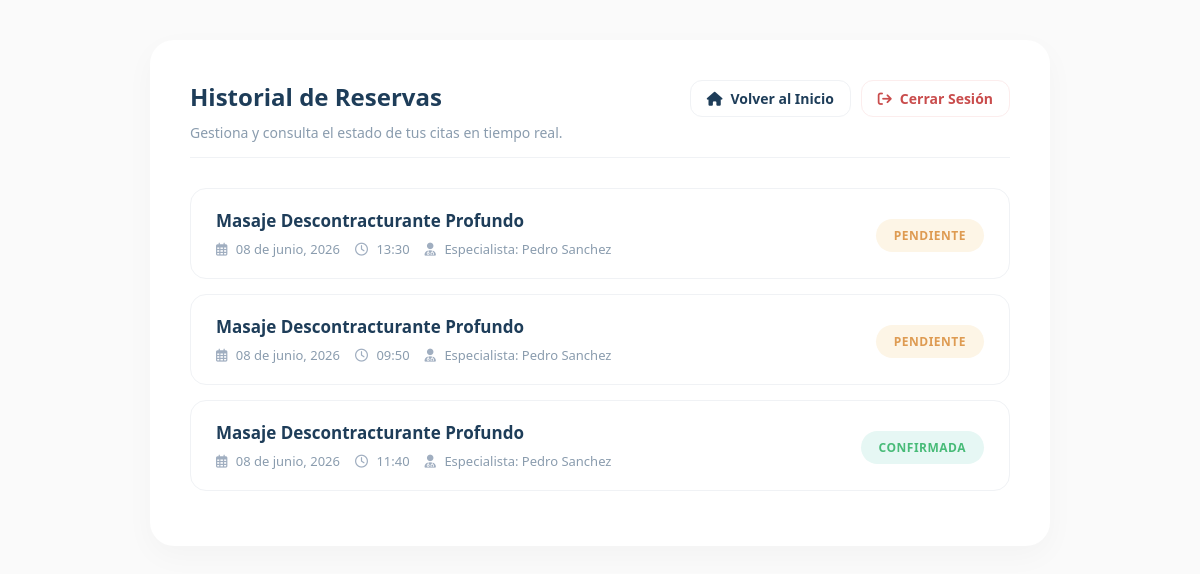
/spa/mis-reservas/ (signed in), run on the app's committed database.
### coffee/models.py (models this page shows, shortened)
class Reserva(models.Model):
    ESTADO_CHOICES = [
        ('PENDIENTE', 'En revisión'),
        ('CONFIRMADA', 'Confirmada'),
        ('RECHAZADA', 'Rechazada'),  # Configurado para el sistema de correos
    ]
    usuario = models.ForeignKey(User, on_delete=models.CASCADE)
    servicio = models.ForeignKey(Servicio, on_delete=models.CASCADE)
    especialista = models.ForeignKey('Specialist', on_delete=models.PROTECT, null=True, blank=True)
    fecha = models.DateField()
    hora = models.TimeField()
    estado = models.CharField(max_length=20, choices=ESTADO_CHOICES, default='PENDIENTE')
    specialist_response = models.CharField(max_length=20, choices=[('PENDIENTE','Pendiente'),('ACEPTADA','Aceptada'),('RECHAZADA','Rechazada')], default='PENDIENTE')
    specialist_token = models.UUIDField(default=uuid.uuid4, editable=False, unique=True)
    fecha_creacion = models.DateTimeField(auto_now_add=True)

class Servicio(models.Model):
    CATEGORY_CHOICES = [
        ('FACIAL', 'Faciales'),
        ('CORPORAL', 'Corporales'),
    ]
    name = models.CharField(max_length=255)
    price = models.FloatField()
    quantify = models.IntegerField()  # Representa la duración en minutos
    image = models.CharField(max_length=2083)
    categoria = models.CharField(max_length=20, choices=CATEGORY_CHOICES, default='FACIAL')
    description = models.TextField(null=True, blank=True)
    specialist = models.CharField(max_length=255, null=True, blank=True)
    specialists = models.ManyToManyField('Specialist', blank=True, related_name='services')

class Specialist(models.Model):
    name = models.CharField(max_length=255)
    available = models.BooleanField(default=True)
    email = models.EmailField(null=True, blank=True)
    class Meta:
        verbose_name = 'Specialist'
        verbose_name_plural = 'Specialists'

### coffee/views.py (the view)
# urls.py: path('mis-reservas/', views.mis_reservas, name='mis_reservas'),
@login_required
def mis_reservas(request):
    if request.user.is_staff or getattr(request.user, 'is_superuser', False) or in_group(request.user, 'Receptionist'):
        raise PermissionDenied
    reservas = Reserva.objects.filter(usuario=request.user).order_by('-fecha_creacion')
    return render(request, 'mis_reservas.html', {'reservas': reservas})

### coffee/context_processors.py (called while the page is built)
def role_flags(request):
    user = getattr(request, 'user', None)
    is_receptionist = False
    is_admin_superior = False
    try:
        if user and user.is_authenticated:
            if user.is_superuser or user.is_staff:
                is_receptionist = user.is_superuser or ('receptionist' in [g.lower() for g in user.groups.values_list('name', flat=True)])
                is_admin_superior = True
            else:
                groups = [g.lower() for g in user.groups.values_list('name', flat=True)]
                is_receptionist = 'receptionist' in groups or 'recepcionista' in groups
                is_admin_superior = 'adminsuperior' in groups or 'admin_superior' in groups
    except Exception:
        pass
    return {'is_receptionist': is_receptionist, 'is_admin_superior': is_admin_superior}

### coffee/views.py (called while the page is built)
def in_group(user, group_name):
    if not user or not user.is_authenticated:
        return False
    if user.is_superuser:
        return True
    return user.groups.filter(name=group_name).exists()

### coffee/templates/mis_reservas.html (shortened to what this page needs)
<!DOCTYPE html>
<html lang="es">
<head>
    <link rel="stylesheet" href="https://cdnjs.cloudflare.com/ajax/libs/font-awesome/6.4.0/css/all.min.css">
</head>
<body>
<div class="layout-container">
    <div class="content-card">
        <div class="card-header-area">
            <div>
                <h2 class="card-title">Historial de Reservas</h2>
                <p class="card-subtitle">Gestiona y consulta el estado de tus citas en tiempo real.</p>
            </div>
            <div class="header-actions">
                <a href="{% url 'home' %}" class="btn-home-top">
                    <i class="fa-solid fa-house"></i> Volver al Inicio
                </a>
                <form action="{% url 'logout' %}" method="post" style="margin: 0;">
                    <button type="submit" class="btn-logout-top">
                        <i class="fa-solid fa-arrow-right-from-bracket"></i> Cerrar Sesión
                    </button>
                </form>
            </div>
        </div>
        {% for reserva in reservas %}
            <div class="reserva-item">
                <div class="reserva-info">
                    <h4>{{ reserva.servicio.name }}</h4>
                    <div class="reserva-meta">
                        <span><i class="fa-regular fa-calendar-days"></i> {{ reserva.fecha|date:"d \d\e F, Y" }}</span>
                        <span><i class="fa-regular fa-clock"></i> {{ reserva.hora }}</span>
                        <span><i class="fa-solid fa-user-doctor"></i> Especialista: {% if reserva.especialista %}{{ reserva.especialista.name }}{% else %}Automático{% endif %}</span>
                    </div>
                </div>
                <div>
                    {% if reserva.estado == 'PENDIENTE' %}
                        <span class="badge badge-pendiente">Pendiente</span>
                    {% else %}
                        <span class="badge badge-confirmada">Confirmada</span>
                    {% endif %}
                </div>
            </div>
        {% empty %}
            <div class="no-data">
                <p>No tienes citas agendadas en este momento.</p>
                <a href="{% url 'home' %}" class="btn-catalogo">Explorar Catálogo</a>
            </div>
        {% endfor %}
    </div>
</div>
</body>
</html>

### coffee/templates/mis_reservas.html (style rules this page uses)
body { font-family: 'Segoe UI', Tahoma, Geneva, Verdana, sans-serif; background-color: #fafafa; margin: 0; padding: 40px 20px; display: flex; justify-content: center; align-items: flex-start; }
.layout-container { display: flex; justify-content: center; max-width: 900px; width: 100%; }
.content-card { background: #ffffff; border-radius: 24px; box-shadow: 0 10px 30px rgba(0,0,0,0.03); padding: 40px; flex-grow: 1; position: relative; }
.card-header-area { display: flex; justify-content: space-between; align-items: flex-start; border-bottom: 1px solid #f0f2f5; padding-bottom: 15px; margin-bottom: 30px; }
.card-title { font-size: 24px; color: #1e3d59; font-weight: 700; margin: 0 0 10px 0; }
.card-subtitle { font-size: 14px; color: #8a9cae; margin: 0; }
.header-actions { display: flex; gap: 10px; align-items: center; }
.btn-home-top { color: #1e3d59; background: none; border: 1px solid #f0f2f5; padding: 8px 16px; text-decoration: none; font-size: 14px; font-weight: 600; border-radius: 12px; transition: all 0.3s; display: flex; align-items: center; gap: 8px; }
.btn-logout-top { color: #c94c4c; background: none; border: 1px solid #fceded; padding: 8px 16px; cursor: pointer; font-family: inherit; font-size: 14px; font-weight: 600; border-radius: 12px; transition: all 0.3s; display: flex; align-items: center; gap: 8px; }
.reserva-item { background: #ffffff; border: 1px solid #f0f2f5; border-radius: 16px; padding: 20px 25px; margin-bottom: 15px; display: flex; justify-content: space-between; align-items: center; transition: box-shadow 0.3s; }
.reserva-info h4 { margin: 0 0 8px; font-size: 17px; color: #1e3d59; font-weight: 700; }
.reserva-meta { font-size: 13px; color: #8a9cae; display: flex; gap: 15px; flex-wrap: wrap; }
.reserva-meta span i { margin-right: 5px; color: #a0aec0; }
.badge { padding: 8px 18px; border-radius: 20px; font-size: 12px; font-weight: 700; text-transform: uppercase; letter-spacing: 0.5px; }
.badge-pendiente { background-color: #fdf5e6; color: #de9b52; }
.badge-confirmada { background-color: #e6f7f4; color: #48bb78; }

### data on the page
Reserva: servicio.name "Masaje Descontracturante Profundo", fecha "08 de junio, 2026", hora "13:30", especialista.name "Pedro Sanchez", estado "PENDIENTE"
Reserva: servicio.name "Masaje Descontracturante Profundo", fecha "08 de junio, 2026", hora "09:50", especialista.name "Pedro Sanchez", estado "PENDIENTE"
Reserva: servicio.name "Masaje Descontracturante Profundo", fecha "08 de junio, 2026", hora "11:40", especialista.name "Pedro Sanchez", estado "CONFIRMADA"
